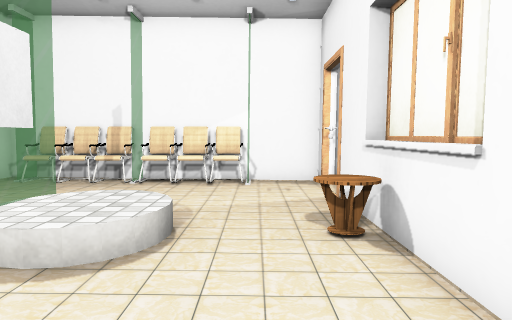
[1] (above)

13 first-person views from a walk through a scene from a Unity 3-D project. The camera is 1.3 m above the floor, tilts 4° down and sees 70° across. Doors are open. The floor is counted in squares, 1 m on a side. Each view is taken from the middle of a square. On the plan, view 1 faces up. The plan holds only what a view shows up to about 15 squares ahead; the rest is blank. The player is left out. Some surface patterns are stand-ins.

[2]
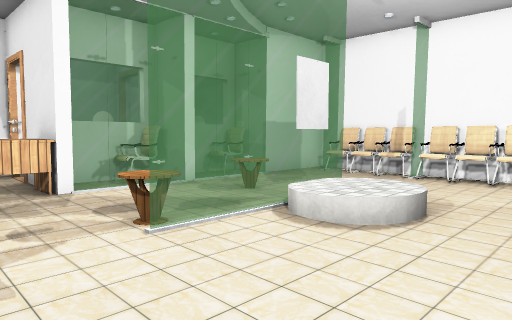

[3]
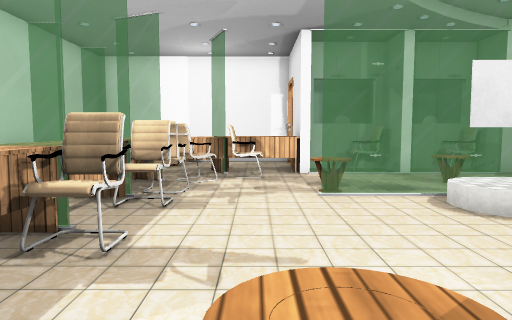

[4]
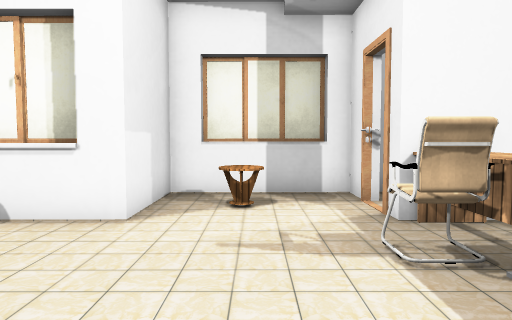

[5]
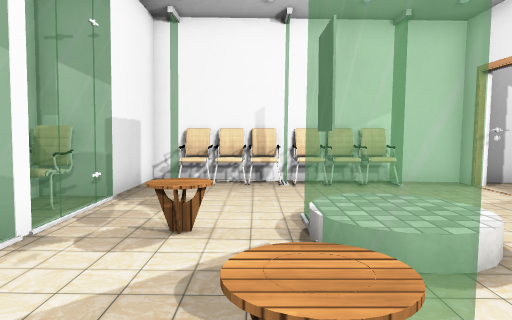

[6]
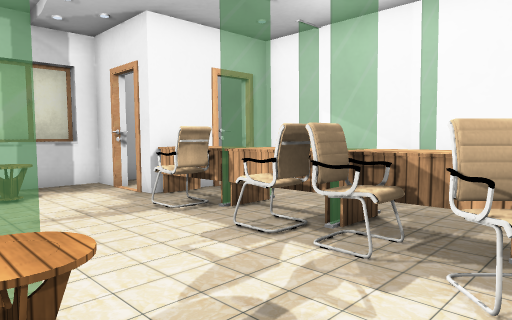

[7]
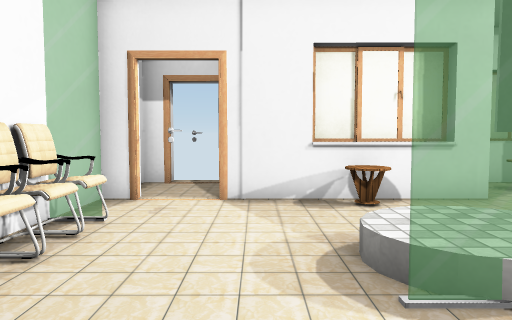

[8]
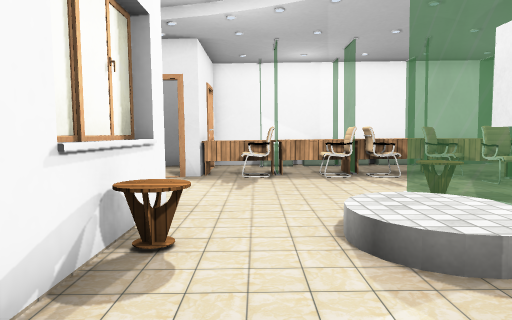

[9]
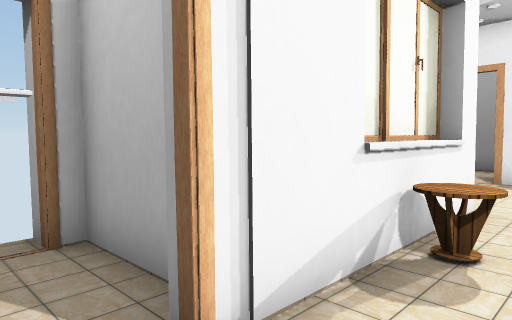

[10]
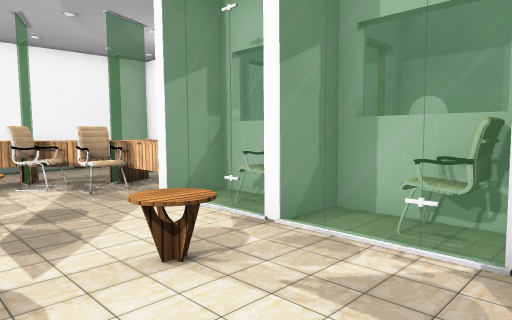

[11]
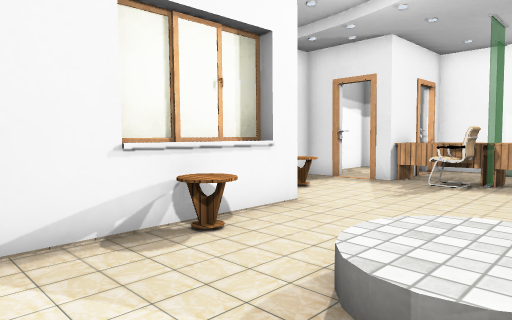

[12]
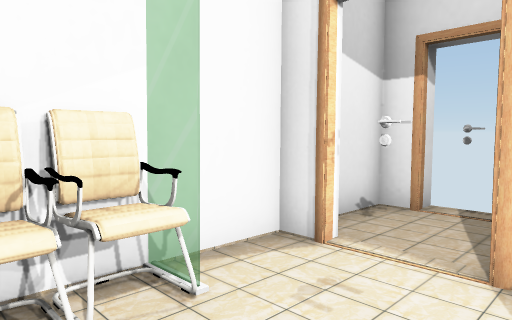

[13]
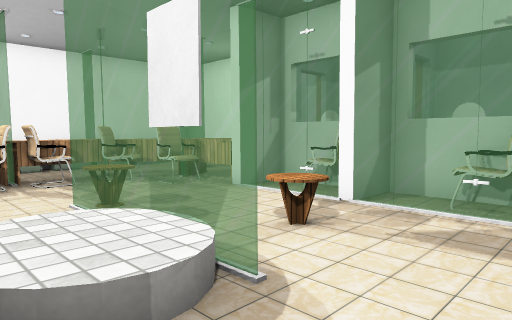

### Floor plan
Points are (right, up) in squares from view 1. A wall is a line through its corners. A room is listed if a view was taken in it or the views show most of it. See-through windows are left out.
Room 1 (views 1, 2, 3, 4, 5, 6, 7, 8, 9, 10, 11, 12, 13)
walls: (-3.1, 3.9) (-3.1, 5.3) (-3.1, 3.9); (2.1, 2.8) (2.1, 5.8); (-6.9, 4.6) (-6.9, 3.4); (3.1, -2.3) (4.7, -2.3) (4.7, 2) (1.7, 2) (1.7, 7.8); (1.7, -4.5) (1.7, -2.3) (2.4, -2.3); (5.1, -1.7) (5.1, 1.4); (1.7, 10.3) (-0.6, 10.3); (-6.9, 10.3) (-6.9, 6.4)
low walls: (-2.8, 3.6) (-3.2, 4) (-3.3, 4.8) (-3.1, 5.3) (-2.8, 5.7); (-3.1, 3.9) (-3.3, 4.3); (-1.5, -5.5) (-0.3, -5.5); (-3.1, -5.5) (-2, -5.5); (-4.5, -5.5) (-3.3, -5.5); (-6.1, -5.5) (-4.9, -5.5); (-7.1, -5.5) (-6.3, -5.5)
ways out: open door at (2, 8.5) to room 2; open door at (-9, 1); open door at (3, -2)
objects: other object (-9, -3); table (-8, -3) to (-6, -2); table (-8, -1) to (-7, 1); chair (-7, -1) to (-6, 0); chair (-6, -2) to (-5, -1); chair (-6, 9) to (-5, 10); table (-5, -4) to (-4, -3); table (-5, 5); chair (-4, -2) to (-3, -2); table (-4, 1) to (-4, 2); chair (-4, 9) to (-4, 10); table (-3, -4) to (-1, -3); chair (-3, 9) to (-2, 10); chair (-2, -2); table (-1, -4) to (1, -3); chair (-1, 9) to (-1, 10); chair (0, -2); table (1, 4) to (1, 5); table (3, 0) to (3, 1)
Room 2 (no view inside)
walls: (2.8, 7.3) (4.7, 7.3) (4.7, 7.8); (4.7, 10.3) (2.1, 10.3)
ways out: open door at (2, 8.5) to room 1; open door at (5, 8.5)

Positions as (right, up) in squares from view 1, and headings:
1: (0, 0), facing up
2: (1, -1), facing up-left
3: (4, 0), facing left
4: (-4, 0), facing right
5: (-4, 0), facing up
6: (-6, 2), facing down-right
7: (-6, 7), facing right
8: (0, 9), facing down
9: (0, 9), facing down-right
10: (-3, 8), facing down-left
11: (-3, 8), facing down-right
12: (-2, 7), facing up-right
13: (-1, 8), facing down-left
